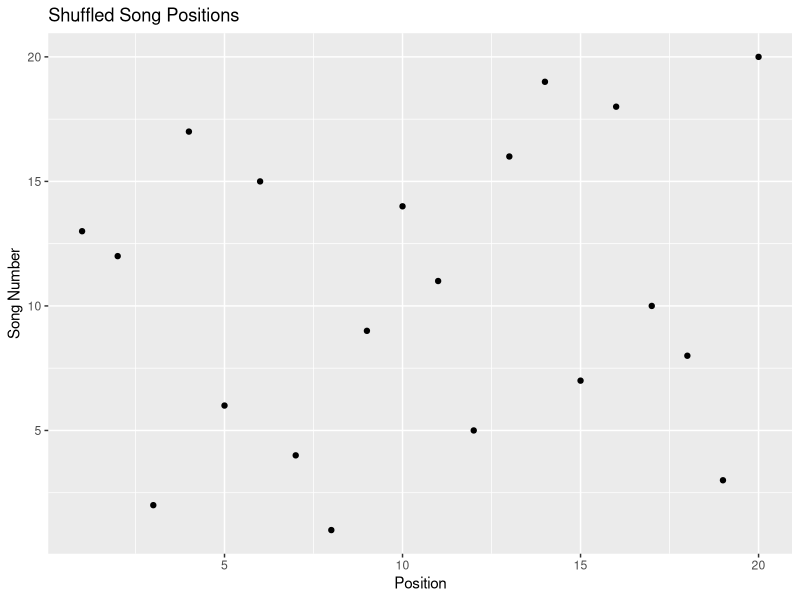
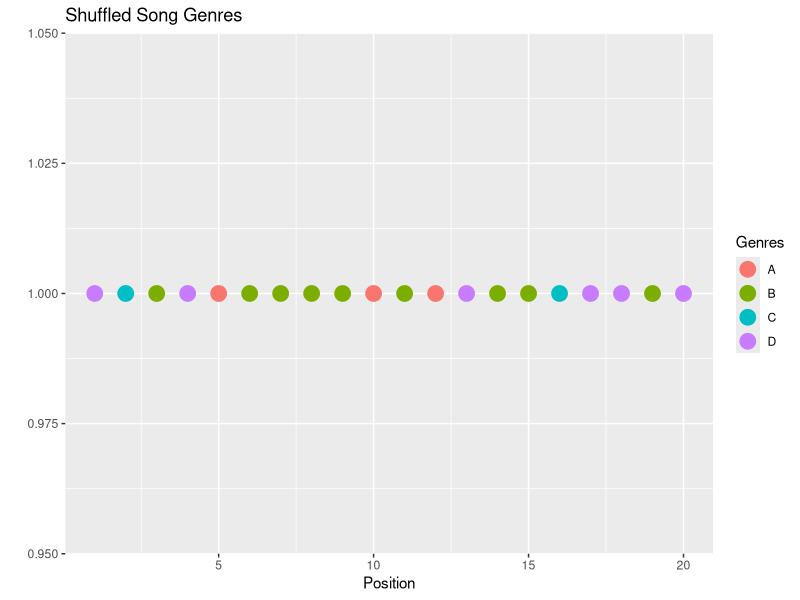

These charts were generated, in order, by the following R code:
### Simple Fisher - Yates algorithm to Shuffle Songs and Why its not ideal

# We create a random playlist of some number songs we also randomly assign them genres from A to D

number_songs = 20
songs = seq(1,number_songs)

genres = round(runif(number_songs,min = 1,max = 4))
genres = replace(genres, genres == 1,"A")
genres = replace(genres, genres == 2,"B")
genres = replace(genres, genres == 3,"C")
genres = replace(genres, genres == 4,"D")
genres

playlist = cbind.data.frame(songs,genres)

playlist_length = length(playlist[,1])
shuffled_playlist = playlist

for (i in seq(1,playlist_length-1)) {
  
  j = sample(x = seq(1,i), size = 1)
  
  shuffled_playlist[c(i,j),1] = shuffled_playlist[c(j,i),1]

  }

# Just by looking at individual songs it looks like the shuffle worked
library(ggplot2)

p1 =  qplot(y = shuffled_playlist[,1], x = seq(1,number_songs),geom = "point",
      main = c("Shuffled Song Positions"),xlab = "Position",ylab = "Song Number")

p1
# But if we add the genres to the mix we can see a problem appearing, songs from the same genre keep repeating
# You can run the code a several times and will see that the same problem keeps reappearing

p2 =  qplot(x = shuffled_playlist[,1], y = seq.int(1,1,length.out = number_songs),
            geom = "point",color = shuffled_playlist[,2],
            main = "Shuffled Song Genres",xlab = "Position",ylab = "") + geom_point(size = 5) + guides(color = guide_legend(title = "Genres"))
p2

 